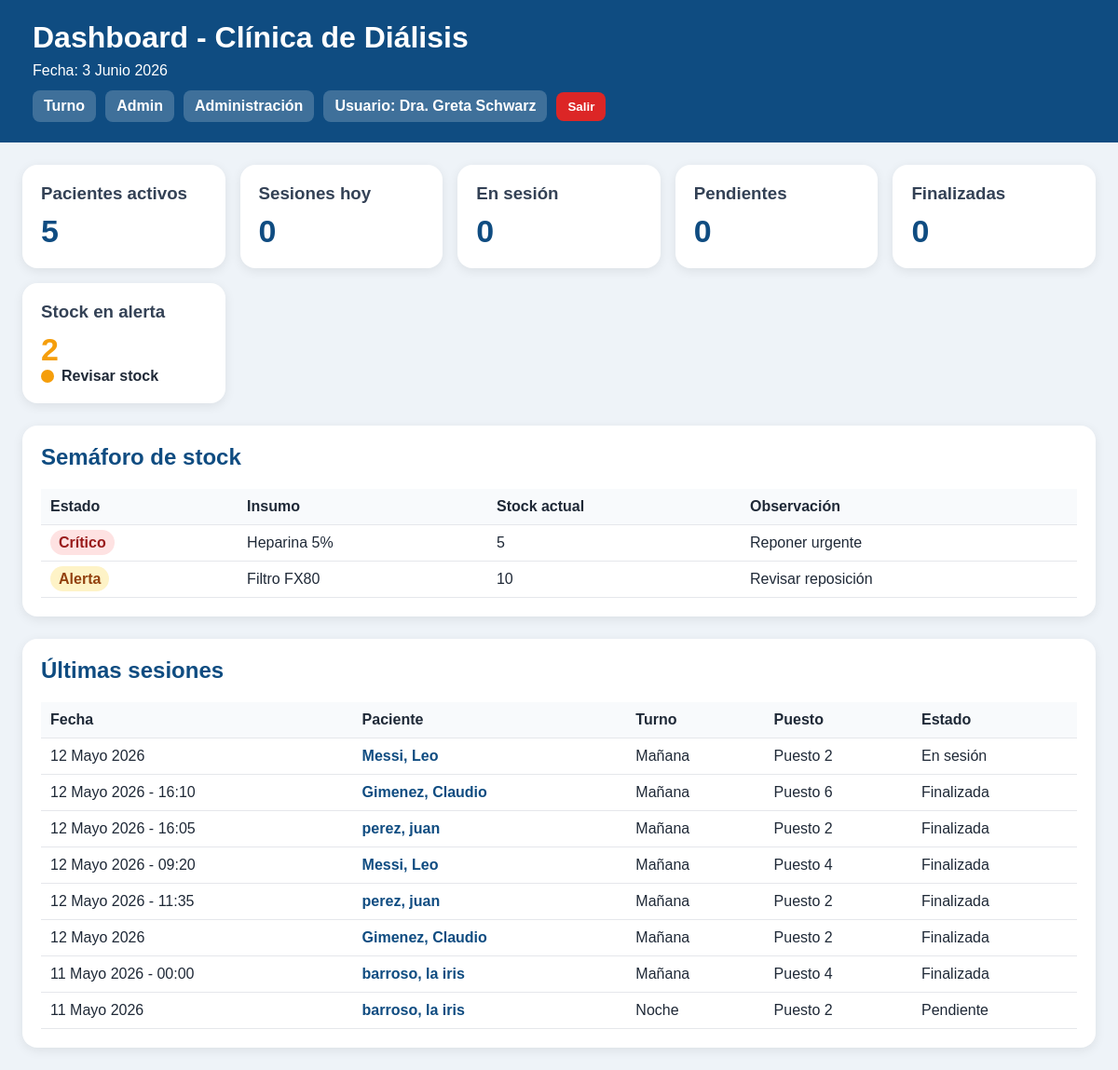
The app's page /dashboard/ (signed in), older data.
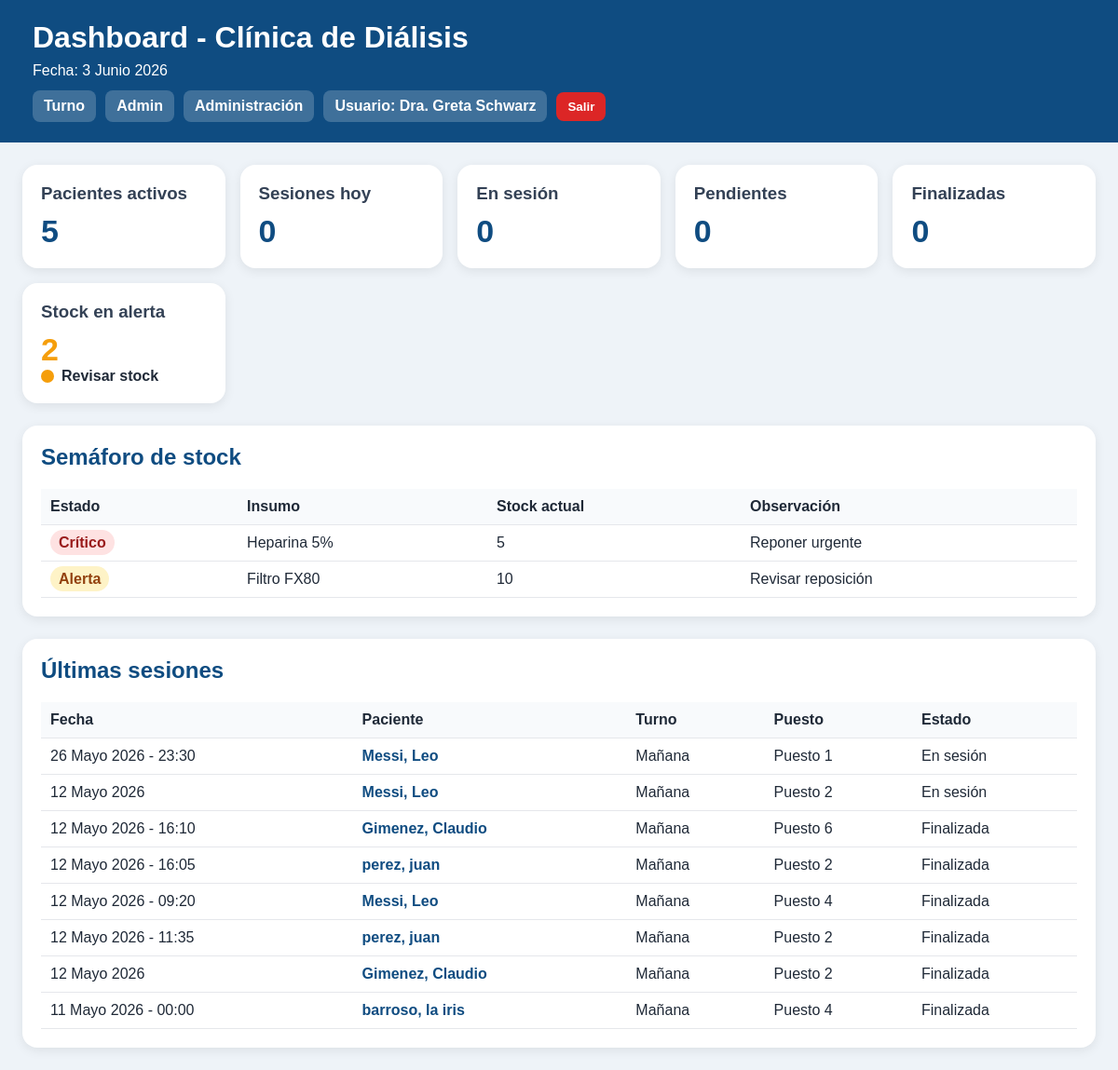
The same page, newer data.
### stock/models.py (models this page shows, shortened)
class Insumo(models.Model):
    nombre = models.CharField(max_length=120, unique=True)
    stock_actual = models.IntegerField(default=0)
    stock_minimo = models.IntegerField(default=0)
    unidad = models.CharField(max_length=30, default="unidad")
    activo = models.BooleanField(default=True)

### sesiones/models.py (models this page shows, shortened)
class SesionDialisis(models.Model):
    TURNO_CHOICES = [
        ("manana", "Mañana"),
        ("tarde", "Tarde"),
        ("noche", "Noche"),
    ]
    ESTADO_CHOICES = [
        ("pendiente", "Pendiente"),
        ("activa", "En sesión"),
        ("finalizada", "Finalizada"),
    ]
    paciente = models.ForeignKey(Paciente, on_delete=models.CASCADE)
    puesto = models.ForeignKey(Puesto, on_delete=models.SET_NULL, null=True, blank=True)
    fecha = models.DateField()
    turno = models.CharField(max_length=10, choices=TURNO_CHOICES, default="manana")
    estado = models.CharField(max_length=20, choices=ESTADO_CHOICES, default="pendiente")
    medico_asignado = models.ForeignKey(
        User, on_delete=models.SET_NULL,
        null=True, blank=True,
        related_name="sesiones_medico"
    )
    enfermero_asignado = models.ForeignKey(
        User, on_delete=models.SET_NULL,
        null=True, blank=True,
        related_name="sesiones_enfermero"
    )
    peso_pre = models.DecimalField(max_digits=5, decimal_places=2, null=True, blank=True)
    peso_post = models.DecimalField(max_digits=5, decimal_places=2, null=True, blank=True)
    ta_inicial = models.CharField(max_length=20, blank=True)
    ta_final = models.CharField(max_length=20, blank=True)
    finalizada = models.BooleanField(default=False)
    creada_en = models.DateTimeField(auto_now_add=True)
    class Meta:
        ordering = ["-fecha", "turno"]

class Puesto(models.Model):
    numero = models.IntegerField(unique=True)
    activo = models.BooleanField(default=True)
    def __str__(self):
        return f"Puesto {self.numero}"

class PlanillaHemodialisis(models.Model):
    sesion = models.OneToOneField(
        SesionDialisis,
        on_delete=models.CASCADE
    )
    peso_pre = models.DecimalField(
        max_digits=5,
        decimal_places=2,
        null=True,
        blank=True
    )
    peso_post = models.DecimalField(
        max_digits=5,
        decimal_places=2,
        null=True,
        blank=True
    )
    peso_seco = models.DecimalField(
        max_digits=5,
        decimal_places=2,
        null=True,
        blank=True
    )
    uf_prescripta = models.CharField(
        max_length=50,
        blank=True
    )
    temperatura_inicial = models.CharField(
        max_length=20,
        blank=True
    )
    frecuencia_cardiaca_inicial = models.CharField(
        max_length=20,
        blank=True
    )
    ta_inicial = models.CharField(
        max_length=20,
        blank=True
    )
    heparina_inicial = models.CharField(
        max_length=100,
        blank=True
    )
    hora_inicio = models.TimeField(
        null=True,
        blank=True
    )
    acceso_vascular = models.CharField(
        max_length=100,
        blank=True
    )
    dializador = models.CharField(
        max_length=100,
        blank=True
    )
    concentrado = models.CharField(
        max_length=100,
        blank=True
    )
    agujas = models.CharField(
        max_length=100,
        blank=True
    )
    talla = models.CharField(
        max_length=20,
        blank=True
    )
    td = models.CharField(
        max_length=20,
        blank=True
    )
    qb = models.CharField(
        max_length=20,
        blank=True
    )
    qd = models.CharField(
        max_length=20,
        blank=True
    )
    na = models.CharField(
        max_length=20,
        blank=True
    )
    temperatura_final = models.CharField(
        max_length=20,
        blank=True
    )
    ta_egreso = models.CharField(
        max_length=20,
        blank=True
    )
    frecuencia_cardiaca_final = models.CharField(
        max_length=20,
        blank=True
    )
    uf_final = models.CharField(
        max_length=20,
        blank=True
    )
    hora_fin = models.TimeField(
        null=True,
        blank=True
    )
    atb = models.CharField(
        max_length=100,
        blank=True
    )
    observaciones_enfermeria = models.TextField(
        blank=True
    )
    observaciones_medicas = models.TextField(
        blank=True
    )
    creada_en = models.DateTimeField(
        auto_now_add=True
    )

### pacientes/models.py (models this page shows)
class Paciente(models.Model):
    nombre = models.CharField(max_length=100)
    apellido = models.CharField(max_length=100)
    dni = models.CharField(
        max_length=20,
        unique=True
    )
    fecha_nacimiento = models.DateField(
        null=True,
        blank=True
    )
    telefono = models.CharField(
        max_length=30,
        blank=True
    )
    direccion = models.CharField(
        max_length=200,
        blank=True
    )
    obra_social = models.CharField(
        max_length=100,
        blank=True
    )
    numero_afiliado = models.CharField(
        max_length=100,
        blank=True
    )
    fecha_ingreso_dialisis = models.DateField(
        null=True,
        blank=True
    )
    etiologia = models.TextField(
        blank=True
    )
    diagnostico = models.TextField(
        blank=True
    )
    acceso_vascular = models.CharField(
        max_length=100,
        blank=True
    )
    medico_tratante = models.CharField(
        max_length=100,
        blank=True
    )
    activo = models.BooleanField(
        default=True
    )
    observaciones = models.TextField(
        blank=True
    )
    creado_en = models.DateTimeField(
        auto_now_add=True
    )
    class Meta:
        ordering = ["apellido", "nombre"]
    def __str__(self):
        return f"{self.apellido}, {self.nombre}"

### dashboard/views.py (the view)
# urls.py: path("dashboard/", views.inicio, name="inicio"),
@login_required
def inicio(request):
    hoy = date.today()
    pacientes_activos = Paciente.objects.filter(
        activo=True
    ).count()
    sesiones_hoy = SesionDialisis.objects.filter(
        fecha=hoy
    ).count()
    sesiones_activas = SesionDialisis.objects.filter(
        fecha=hoy,
        estado="activa",
        finalizada=False
    ).count()
    sesiones_finalizadas = SesionDialisis.objects.filter(
        fecha=hoy,
        finalizada=True
    ).count()
    stock_alerta = 0
    insumos_alerta = []
    if Insumo:
        insumos_alerta = Insumo.objects.filter(
            activo=True,
            stock_actual__lte=20
        ).order_by("stock_actual")
        stock_alerta = insumos_alerta.count()
    ultimas_sesiones = list(
        SesionDialisis.objects
        .select_related("paciente", "puesto")
        .order_by("-fecha", "-id")[:8]
    )
    for s in ultimas_sesiones:
        try:
            s.planilla = s.planillahemodialisis
        except Exception:
            s.planilla = None
    context = {
        "hoy": hoy,
        "pacientes_activos": pacientes_activos,
        "sesiones_hoy": sesiones_hoy,
        "sesiones_activas": sesiones_activas,
        "sesiones_pendientes": 0,
        "sesiones_finalizadas": sesiones_finalizadas,
        "stock_alerta": stock_alerta,
        "insumos_alerta": insumos_alerta,
        "ultimas_sesiones": ultimas_sesiones,
    }
    context.update(contexto_roles(request))
    return render(
        request,
        "dashboard/inicio.html",
        context
    )

### dashboard/views.py (called while the page is built)
def usuario_en_grupo(user, nombre_grupo):
    return user.groups.filter(name=nombre_grupo).exists()

def nombre_usuario(user):
    nombre = user.get_full_name()
    if nombre:
        return nombre
    return user.username

def contexto_roles(request):
    return {
        "es_enfermero": usuario_en_grupo(request.user, "Enfermeros"),
        "es_medico": usuario_en_grupo(request.user, "Medicos"),
        "es_administracion": usuario_en_grupo(request.user, "Administracion"),
        "es_superadmin": request.user.is_superuser,
        "usuario_actual": nombre_usuario(request.user),
    }

### dashboard/templates/dashboard/inicio.html (shortened to what the changed rows need)
<!DOCTYPE html>
<html lang="es">
<head>
</head>
<body>
<div class="header">
    <h1>Dashboard - Clínica de Diálisis</h1>
</div>
<div class="container">
    <div class="panel">
        <h2>Semáforo de stock</h2>
        <table>
            <tr>
                <th>Estado</th>
                <th>Insumo</th>
                <th>Stock actual</th>
                <th>Observación</th>
            </tr>
            {% for insumo in insumos_alerta %}
            <tr>
                <td>
                    {% if insumo.stock_actual <= 5 %}
                        <span class="badge-rojo">Crítico</span>
                    {% elif insumo.stock_actual <= 20 %}
                        <span class="badge-amarillo">Alerta</span>
                    {% else %}
                        <span class="badge-verde">Normal</span>
                    {% endif %}
                </td>
                <td>{{ insumo.nombre }}</td>
                <td>{{ insumo.stock_actual }}</td>
                <td>
                    {% if insumo.stock_actual <= 5 %}
                        Reponer urgente
                    {% elif insumo.stock_actual <= 20 %}
                        Revisar reposición
                    {% else %}
                        Stock suficiente
                    {% endif %}
                </td>
            </tr>
            {% endfor %}
        </table>
    </div>
    <div class="panel">
        <h2>Últimas sesiones</h2>
        <table>
            <tr>
                <th>Fecha</th>
                <th>Paciente</th>
                <th>Turno</th>
                <th>Puesto</th>
                <th>Estado</th>
            </tr>
            {% for s in ultimas_sesiones %}
            <tr>
                <td>
                    {{ s.fecha }}
                    {% if s.planilla and s.planilla.hora_inicio %}
                        - {{ s.planilla.hora_inicio }}
                    {% endif %}
                </td>
          <td>
 <a href="{% url 'historial_mensual' s.paciente.id %}"
   style="color:#0f4c81;font-weight:bold;text-decoration:none;">
    {{ s.paciente }}
</a>
</td>
                <td>{{ s.get_turno_display }}</td>
                <td>{{ s.puesto|default:"-" }}</td>
                <td>{{ s.get_estado_display }}</td>
            </tr>
            {% empty %}
            <tr>
                <td colspan="5">No hay sesiones cargadas.</td>
            </tr>
            {% endfor %}
        </table>
    </div>
</div>
</body>
</html>

Row changes from the older to the newer data that the page shows:
no longer on this page (row unchanged): SesionDialisis: fecha "11 Mayo 2026", paciente "barroso, la iris", turno "Noche", puesto "Puesto 2", estado "Pendiente"
added SesionDialisis: fecha "26 Mayo 2026", planilla.hora_inicio "23:30", paciente "Messi, Leo", turno "Mañana", puesto "Puesto 1", estado "En sesión"
